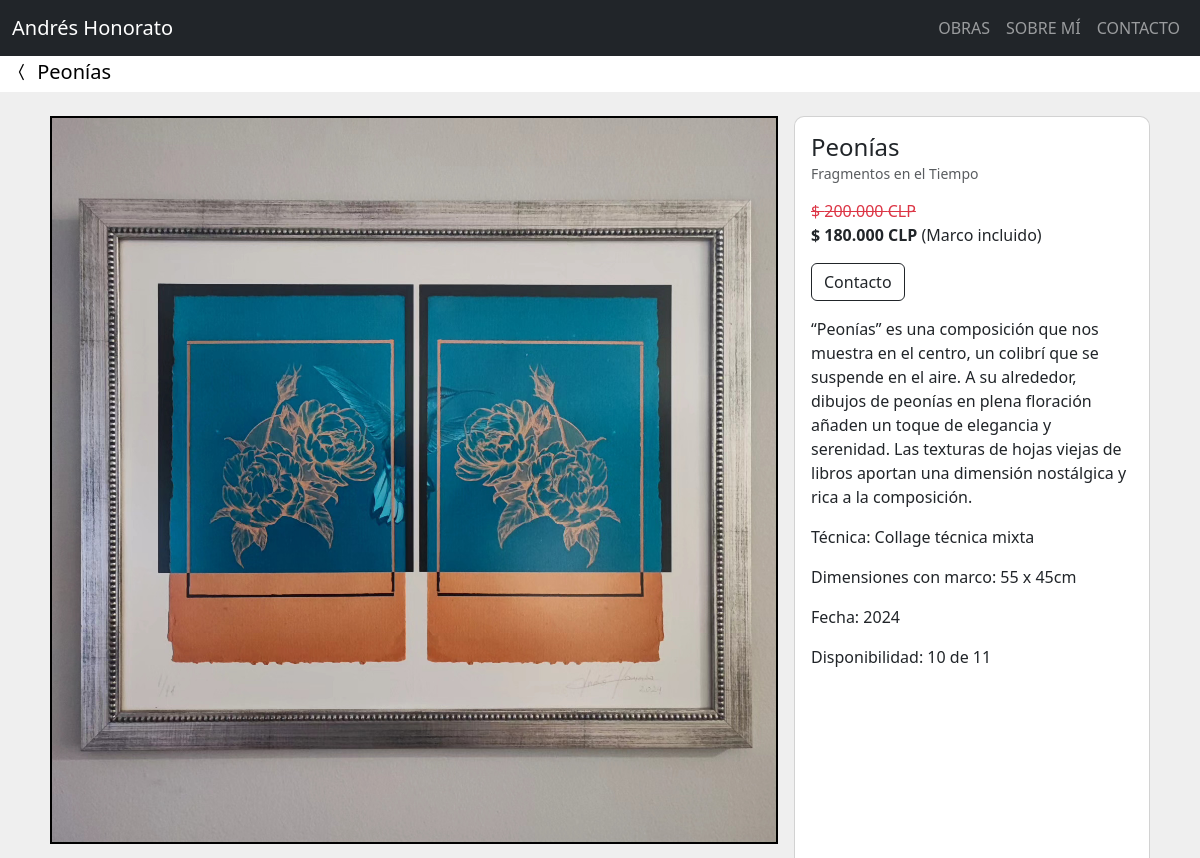
The app's page /cuadro/39/ (upper part), older data.
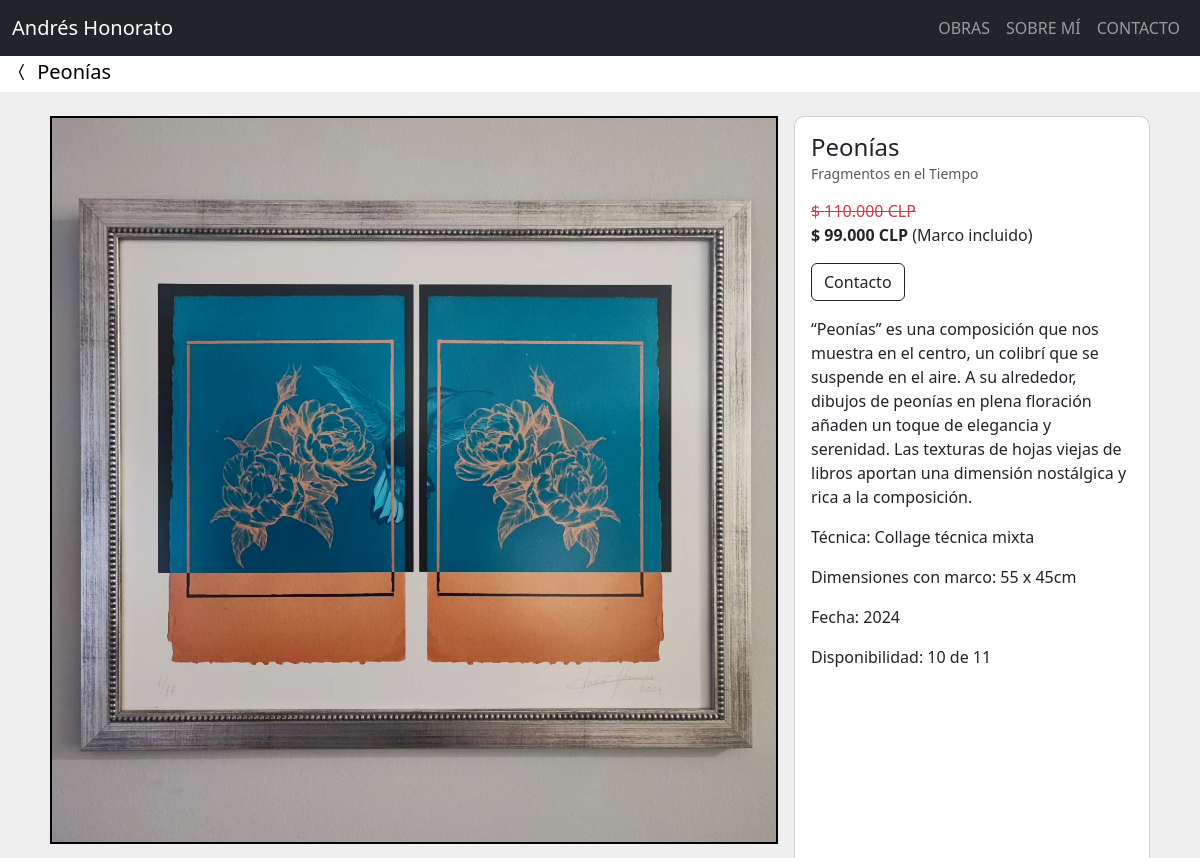
The same page, newer data.
### home/models.py (models this page shows, shortened)
class Cuadro(models.Model):
    nombre = models.CharField(max_length=200)
    autor = models.CharField(default="Andrés Honorato", max_length=200)
    coleccion = models.ForeignKey(
        Coleccion, on_delete=models.CASCADE, related_name='coleccionX', blank=True, null=True)
    tecnica = models.ForeignKey(
        Tecnica, on_delete=models.CASCADE, related_name='tecnicaX', blank=True, null=True)
    descripcion = models.TextField(blank=True)
    fecha = models.DateField()
    colores = models.CharField(max_length=200, blank=True)
    cantidad_inicial = models.PositiveIntegerField(blank=True, null=True)
    cantidad_vendida = models.PositiveIntegerField(blank=True, null=True)
    marco_sin = models.CharField(max_length=100, blank=True)
    marco_con = models.CharField(max_length=100, blank=True)
    precio_sin = models.PositiveIntegerField(blank=True, null=True)
    precio_con = models.PositiveIntegerField(blank=True, null=True)
    descuento = models.PositiveIntegerField(blank=True, null=True)
    envio1 = models.PositiveIntegerField(blank=True, null=True)
    envio2 = models.PositiveIntegerField(blank=True, null=True)
    orden = models.PositiveIntegerField(blank=True, null=True)
    vendido = models.BooleanField(default=False)
    imagen1 = models.ImageField(default='cuadros/en_preparacion.jpg', upload_to='cuadros', validators=[FileExtensionValidator(
        ['png', 'jpg', 'jpeg'])])
    imagen2 = models.ImageField(upload_to='cuadros', validators=[
                                FileExtensionValidator(['png', 'jpg', 'jpeg'])], blank=True)
    imagen3 = models.ImageField(upload_to='cuadros', validators=[
                                FileExtensionValidator(['png', 'jpg', 'jpeg'])], blank=True)
    imagen4 = models.ImageField(upload_to='cuadros', validators=[
                                FileExtensionValidator(['png', 'jpg', 'jpeg'])], blank=True)
    imagen5 = models.ImageField(upload_to='cuadros', validators=[
                                FileExtensionValidator(['png', 'jpg', 'jpeg'])], blank=True)
    imagen6 = models.ImageField(upload_to='cuadros', validators=[
                                FileExtensionValidator(['png', 'jpg', 'jpeg'])], blank=True)
    imagen7 = models.ImageField(upload_to='cuadros', validators=[
                                FileExtensionValidator(['png', 'jpg', 'jpeg'])], blank=True)
    imagen8 = models.ImageField(upload_to='cuadros', validators=[
                                FileExtensionValidator(['png', 'jpg', 'jpeg'])], blank=True)
    imagen9 = models.ImageField(upload_to='cuadros', validators=[
                                FileExtensionValidator(['png', 'jpg', 'jpeg'])], blank=True)
    creado = models.DateTimeField(auto_now_add=True)
    actulizado = models.DateTimeField(auto_now=True)
    def cuadros_disponibles(self):
        if self.cantidad_inicial:
            cuadros_disponibles = self.cantidad_inicial - self.cantidad_vendida
            return cuadros_disponibles
    @property
    def precio_punto_con(self):
        if self.precio_con is not None:
            coma = f"{self.precio_con:,}"
            punto = coma.replace(',', '.')
            return punto
        else:
            return "Pendiente"
    @property
    def precio_con_descuento(self):
        if self.descuento is not None:
            precio_con_descuento = self.precio_con * \
                (1 - self.descuento * 0.01)
            precio_con_descuento = int(precio_con_descuento)
            coma = f"{precio_con_descuento:,}"
            punto = coma.replace(',', '.')
            return punto

class Coleccion(models.Model):
    nombre = models.CharField(max_length=200)
    descripcion = models.TextField(blank=True)
    fecha = models.DateField()
    creado = models.DateTimeField(auto_now_add=True)
    actulizado = models.DateTimeField(auto_now=True)
    orden = models.PositiveIntegerField(blank=True, null=True)
    def __str__(self):
        return f"{self.nombre}"

class Tecnica(models.Model):
    nombre = models.CharField(max_length=200)
    descripcion = models.TextField(blank=True)
    fecha = models.DateField()
    creado = models.DateTimeField(auto_now_add=True)
    actulizado = models.DateTimeField(auto_now=True)
    def __str__(self):
        return f"{self.nombre}"

### home/views.py (the view)
# urls.py: path('cuadro/<id>/', cuadro_view, name='cuadro-view'),
def cuadro_view(request, id):
    cuadro = Cuadro.objects.get(id=id)
    cuadros = Cuadro.objects.all()
    coleccion_ordenada = cuadro.coleccion.coleccionX.all().order_by('orden')
    lista_cuadros = list(cuadros.exclude(id=id))
    random.shuffle(lista_cuadros)  # Aleatorizar la lista
    context = {
        'cuadro': cuadro,
        'lista_cuadros': lista_cuadros,
        'coleccion_ordenada': coleccion_ordenada,
    }
    return render(request, 'home/cuadro.html', context)

### home/templates/home/cuadro.html (shortened to what this page needs)
{% extends 'base.html' %}
{% load static %}
{% block content %}
<nav class="navbar navbar-expand-lg bg-body pb-0 pt-1">
  <div class="container-fluid">
    <a class="navbar-brand" href="{% url 'home:obras-view' %}"><i class="bi bi-chevron-compact-left"></i>
      {{ cuadro.nombre }}</a>
  </div>
</nav>
<div class="container mb-1 p-4" id="{{ cuadro.id }}">
  <div class="row">
    <div class="col-md-8">
      <div class="row">
        {% if cuadro.imagen1 %}
        <div class="col-md-12 pb-2 px-2 position-relative">
          <img src="{{ cuadro.imagen1.url }}" class="d-block w-100 clickable-image rounded-image"
            alt="{{ cuadro.nombre }}" style="cursor: zoom-in;">
        </div>
        {% endif %}
        {% if cuadro.imagen2 %}
        <div class="col-md-6 p-2 position-relative">
        </div>
        {% endif %}
        {% if cuadro.imagen3 %}
        <div class="col-md-6 p-2 position-relative">
        </div>
        {% endif %}
      </div>
    </div>
    <div class="col-md-4 px-2 cuadro-info">
      <div class="card h-100" style="border-radius: 10px;" id="{{ cuadro.id }}">
        <div class="card-body">
          <div class="row">
            <div class="col-8">
              <h6 class="card-title mb-2" style="font-size: 24px;">{{ cuadro.nombre }}</h6>
            </div>
            <div class="col-4">
            </div>
          </div>
          <a class="card-subtitle text-muted" href="{% url 'home:coleccion-view' %}?coleccion={{ cuadro.coleccion }}"
            style="text-decoration: none;">
            <h6 class="card-subtitle text-muted mb-3" style="font-size: 14px;">{{ cuadro.coleccion }}
            </h6>
          </a>
          {% if cuadro.descuento %}
          <p class="card-text text-danger mb-0" style="text-decoration: line-through;">$ {{ cuadro.precio_punto_con }}
            CLP</p>
          <p class="card-text"><strong>$ {{ cuadro.precio_con_descuento }} CLP</strong> (Marco incluido)</p>
          {% else %}
          <p class="card-text"><strong>$ {{ cuadro.precio_punto_con }} CLP</strong> (Marco incluido)</p>
          {% endif %}
          <a href="{% url 'home:contacto-view'%}" class="btn btn-outline-dark mb-3">Contacto</a>
          <p class="card-text">{{ cuadro.descripcion|linebreaksbr }}</p>
          <p class="card-text">Técnica: {{ cuadro.tecnica }}</p>
          <div class="col-12">
            <ul class="list-unstyled">
              {% if cuadro.marco_con %}
              <li>Dimensiones con marco: {{ cuadro.marco_con }}</li>
              {% endif %}
            </ul>
          </div>
          <p class="card-text">Fecha: {{ cuadro.fecha|date:"Y" }}</p>
          {% if cuadro.cantidad_inicial %}
          <p class="card-text">Disponibilidad: {{ cuadro.cuadros_disponibles }} de {{ cuadro.cantidad_inicial }}</p>
          {% endif %}
        </div>
      </div>
    </div>
  </div>
</div>
<br>
<br>
<br>
<br>
{% endblock content %}

Row changes from the older to the newer data that the page shows:
changed Cuadro "Peonías": precio_punto_con "200.000" → "110.000"; precio_con_descuento "180.000" → "99.000"
